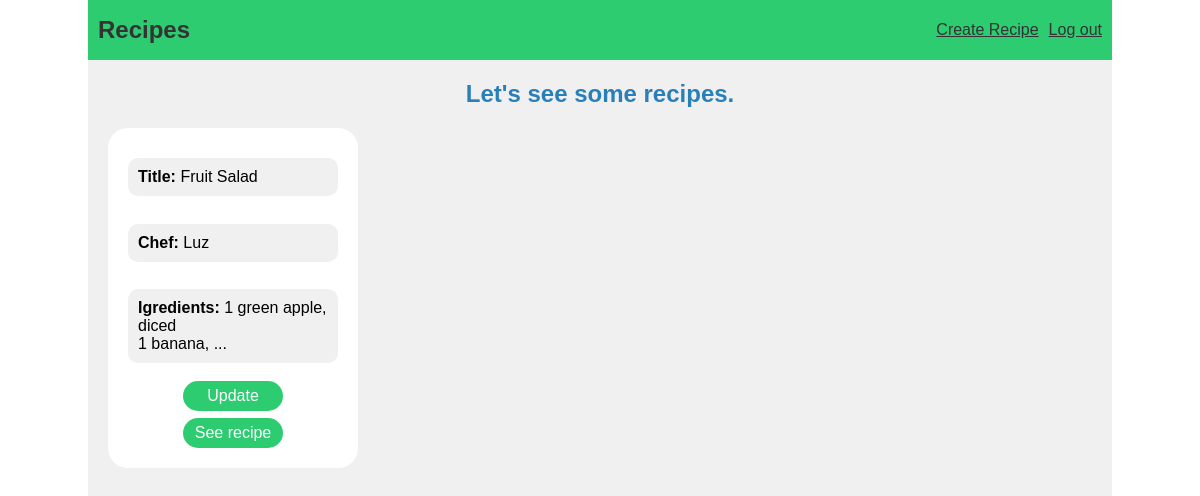
The page / (signed in) on the database its author committed.
### tables this page shows
CREATE TABLE recipe(
    id INTEGER PRIMARY KEY AUTOINCREMENT,
    chef_id INTEGER NOT NULL, 
    title  TEXT UNIQUE NOT NULL,
    Ingredients TEXT NOT NULL,
    instructions TEXT NOT NULL,
    preparation_time INTEGER NOT NULL,
    difficulty TEXT NOT NULL,
    Category TEXT NOT NULL,
    FOREIGN KEY (chef_id) REFERENCES user (id)
);

CREATE TABLE users (
    id INTEGER PRIMARY KEY AUTOINCREMENT,
    username TEXT UNIQUE NOT NULL,
    hash TEXT NOT NULL 
);

### recipes/recipes.py (the view)
@bp.route('/')
def index():
    db = get_db()
    recipes = db.execute(
        "SELECT r.id, chef_id, title, ingredients, difficulty, username"
        "   FROM recipe r JOIN users u ON r.chef_id = u.id"
    ).fetchall()
    return render_template("recipes/index.html", recipes=recipes)

### recipes/auth.py (called while the page is built)
@bp.before_app_request
def load_logged_in_user():
    user_id = session.get("user_id")
    if user_id is None:
        g.user = None
    else:
        g.user = get_db().execute("SELECT * FROM users WHERE id = ?", (user_id,),).fetchone()

### recipes/db.py (called while the page is built)
def get_db():
    if 'db' not in g:
        g.db = sqlite3.connect(
            current_app.config['DATABASE'],
            detect_types=sqlite3.PARSE_DECLTYPES
        )
        g.db.row_factory = sqlite3.Row
    return g.db

### recipes/templates/recipes/index.html (shortened to what this page needs)
{% extends "layout.html" %}
{% block header %}
    <h1>Let's see some recipes.</h1>
{% endblock %}
{% block content %}
    <main>
        {% for recipe in recipes %}
            <div class="card-recipe">
                <p><span class="emphasis">Title:</span> {{recipe['title']}}</p>
                <p><span class="emphasis">Chef:</span> {{recipe['username']}}</p>
                <p><span class="emphasis">Igredients:</span> <span class="ingredients">{{recipe['ingredients']}}</span></p>
                {% if g.user['id'] == recipe['chef_id']%}
                    <a class="submit_button card-button" href="{{ url_for('recipes.update', recipe_id=recipe['id']) }}">Update</a>
                {% endif %}
                <a class="submit_button card-button" href="{{ url_for('recipes.recipe', recipe_id=recipe['id']) }}">See recipe</a>
            </div>
        {% endfor %}
    </main>
{% endblock %}

### recipes/static/style.css (style rules this page uses)
* { padding: 0; margin: 0; box-sizing: border-box; font-family: Arial, Helvetica, sans-serif; }
header h1 { color: #2980b9; padding: 20px 0; }
main { display: flex; gap: 20px; width: calc(100% - 20px); margin: 0 20px; }
.submit_button { background-color: #2ecc71; color: #fff; height: 30px; width: 100px; border-radius: 15px; border: none; cursor: pointer; }
.card-button { align-self: center; }
.card-recipe { text-align: left; padding: 20px; width: 250px; height: 340px; background-color: #fff; border-radius: 20px; display: flex; flex-direction: column; justify-content: space-between; }
.card-recipe p { background-color: #F0F0F0; padding: 10px; margin: 10px 0; border-radius: 10px; }
.card-recipe a { display: flex; align-items: center; justify-content: center; text-decoration: none; }
.emphasis { font-weight: bold; }
.ingredients, .recipe { white-space: pre-line; }

### rows shown on the page
recipe: title "Fruit Salad", username "Luz", ingredients "1 green apple, diced 1 banana, ..."
